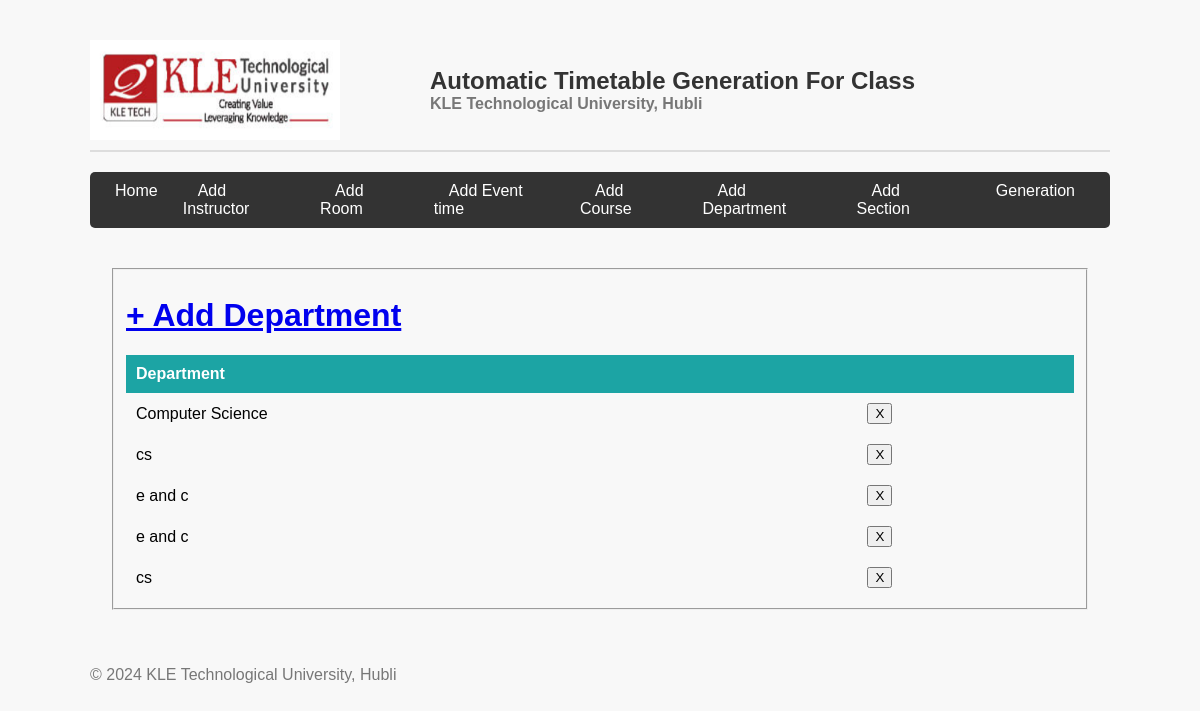
/department_list/, run on the app's committed database.
### mm1/models.py (models this page shows, shortened)
class Department(models.Model):
    dept_name = models.CharField(max_length=50)
    courses = models.ManyToManyField(Course)

### mm1/views.py (the view)
# urls.py: path('department_list/', views.department_list, name='editdepartment'),
def department_list(request):
    context = {
        'departments': Department.objects.all()
    }
    return render(request, 'deptlist.html', context)

### templates/deptlist.html (shortened to what this page needs)
{% extends 'base.html' %}
{% block content %}
{% load static %}
<fieldset class="fieldset">
    <a href="{% url 'adddepartment'%}"><h1 class="tablink" onclick="openPage('new')" id="defaultOpen">+ Add Department</h1></a>
    <div class="tabcontent" id="edit">
        <table class="table1">
            <thead>
            <tr class="table-headers">
            <th>Department</th>
            <th  class="empty"></th>
            </tr>
            </thead>
            <tbody>
            {% for dept in departments %}
            <tr>
             <td>{{dept.dept_name}}</td>
             <td class="empty">
                <form action="{% url 'deletedepartment' dept.id %}" method="post">
                        <input type="submit" value="X" class="cross">
                </form>
             </td>
             </tr>
            {% endfor %}
            </tbody>
        </table>
    </div>
</fieldset>
{% endblock %}

### static/CSS/style.css (style rules this page uses)
body { background-color: rgb(248, 248, 248); font-family: 'Arial', sans-serif; margin: 0; padding: 0; }
.table1 { width: 100%; border-collapse: collapse; text-align: left; overflow: hidden; }
.table1 td, th { border-top: 0px solid #ECF0F1; padding: 10px; }
.table1 th { background-color: #1ca4a4; color: #fff; }

### data on the page
Department: dept_name "Computer Science"
Department: dept_name "cs"
Department: dept_name "e and c"
Department: dept_name "e and c"
Department: dept_name "cs"
